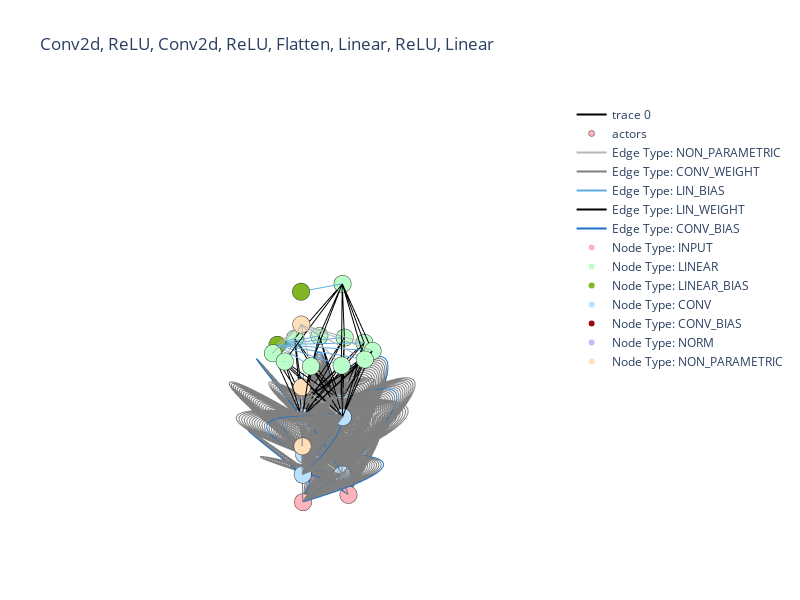

Here is the notebook cell this chart was saved with:
### Code cell
model = nn.Sequential(
    nn.Conv2d(3,4, 3),
    nn.ReLU(),
    nn.Conv2d(4, 4, 3),
    nn.ReLU(),
    nn.Flatten(),
    nn.Linear(4*4, 10),
    nn.ReLU(),
    nn.Linear(10, 1),

)
print('total params', sum(p.numel() for p in model.parameters()))
global_graph = seq_to_net(model)

print("total edges", len(global_graph.edges))
# save the graph
sequential_title = ',\n'.join([str(type(module)).split('.')[-1].strip(">'") for module in model])
some_path = './graph-app/backend/static/graph2.html'
# draw_graph(global_graph, dim='3d',title=sequential_title, display_inline=True)
draw_graph(global_graph, dim='3d',title=sequential_title, display_inline=False, save_path=some_path)

# [edge['edge_obj'] for edge in global_graph.edges.values() if edge['edge_obj'].features.edge_type == EdgeType.CONV_BIAS]

### Figure 1 — Plotly figure (JSON) as saved in the notebook; plotly's stock layout.template omitted (floating-point values rounded to 4 significant figures; data arrays with more than 128 entries replaced by an {"elided": "..."} marker saying what was removed)
{"data": [{"hoverinfo": "none", "line": {"color": {"elided": "19725 str values"}, "width": 2}, "mode": "lines", "type": "scatter3d", "x": {"elided": "19725 float values"}, "y": {"elided": "19725 float values"}, "z": {"elided": "19725 float values"}}, {"hoverinfo": "text", "marker": {"color": ["#FFB3BA", "#FFB3BA", "#FFB3BA", "#BAE1FF", "#BAE1FF", "#BAE1FF", "#BAE1FF", "#FFDFBA", "#BAE1FF", "#BAE1FF", "#BAE1FF", "#BAE1FF", "#FFDFBA", "#BAFFC9", "#BAFFC9", "#BAFFC9", "#BAFFC9", "#BAFFC9", "#BAFFC9", "#BAFFC9", "#BAFFC9", "#BAFFC9", "#81B622", "#BAFFC9", "#FFDFBA", "#81B622", "#BAFFC9"], "line": {"color": "rgb(50,50,50)", "width": 0.5}, "size": 6, "symbol": "circle"}, "mode": "markers", "name": "actors", "text": ["INPUT", "INPUT", "INPUT", "CONV", "CONV", "CONV", "CONV", "NON_PARAMETRIC", "CONV", "CONV", "CONV", "CONV", "NON_PARAMETRIC", "LINEAR", "LINEAR", "LINEAR", "LINEAR", "LINEAR", "LINEAR", "LINEAR", "LINEAR", "LINEAR", "LINEAR_BIAS", "LINEAR", "NON_PARAMETRIC", "LINEAR_BIAS", "LINEAR"], "type": "scatter3d", "x": [1, -0.5, -0.5, 1, 6.123e-17, -1, -1.837e-16, 1, 1, 6.123e-17, -1, -1.837e-16, 1, 1.751, 1.473, 0.7273, -0.2492, -1.146, -1.68, -1.68, -1.146, -0.2492, 0.7273, 1.473, 1, 1, -1], "y": [0, 0.866, -0.866, 0, 1, 1.225e-16, -1, 0, 0, 1, 1.225e-16, -1, 0, 0, 0.9465, 1.592, 1.733, 1.323, 0.4932, -0.4932, -1.323, -1.733, -1.592, -0.9465, 0, 0, 1.225e-16], "z": [0, 0, 0, 1, 1, 1, 1, 2, 3, 3, 3, 3, 4, 5, 5, 5, 5, 5, 5, 5, 5, 5, 5, 5, 6, 7, 7]}, {"line": {"color": "#b3b6b7", "width": 2}, "mode": "lines", "name": "Edge Type: NON_PARAMETRIC", "showlegend": true, "type": "scatter3d", "x": [null], "y": [null], "z": [null]}, {"line": {"color": "#7F7F7F", "width": 2}, "mode": "lines", "name": "Edge Type: CONV_WEIGHT", "showlegend": true, "type": "scatter3d", "x": [null], "y": [null], "z": [null]}, {"line": {"color": "#5dade2", "width": 2}, "mode": "lines", "name": "Edge Type: LIN_BIAS", "showlegend": true, "type": "scatter3d", "x": [null], "y": [null], "z": [null]}, {"line": {"color": "#000000", "width": 2}, "mode": "lines", "name": "Edge Type: LIN_WEIGHT", "showlegend": true, "type": "scatter3d", "x": [null], "y": [null], "z": [null]}, {"line": {"color": "#1c70c8", "width": 2}, "mode": "lines", "name": "Edge Type: CONV_BIAS", "showlegend": true, "type": "scatter3d", "x": [null], "y": [null], "z": [null]}, {"marker": {"color": "#FFB3BA", "size": 6}, "mode": "markers", "name": "Node Type: INPUT", "showlegend": true, "type": "scatter3d", "x": [null], "y": [null], "z": [null]}, {"marker": {"color": "#BAFFC9", "size": 6}, "mode": "markers", "name": "Node Type: LINEAR", "showlegend": true, "type": "scatter3d", "x": [null], "y": [null], "z": [null]}, {"marker": {"color": "#81B622", "size": 6}, "mode": "markers", "name": "Node Type: LINEAR_BIAS", "showlegend": true, "type": "scatter3d", "x": [null], "y": [null], "z": [null]}, {"marker": {"color": "#BAE1FF", "size": 6}, "mode": "markers", "name": "Node Type: CONV", "showlegend": true, "type": "scatter3d", "x": [null], "y": [null], "z": [null]}, {"marker": {"color": "#970C10", "size": 6}, "mode": "markers", "name": "Node Type: CONV_BIAS", "showlegend": true, "type": "scatter3d", "x": [null], "y": [null], "z": [null]}, {"marker": {"color": "#C9BAFF", "size": 6}, "mode": "markers", "name": "Node Type: NORM", "showlegend": true, "type": "scatter3d", "x": [null], "y": [null], "z": [null]}, {"marker": {"color": "#FFDFBA", "size": 6}, "mode": "markers", "name": "Node Type: NON_PARAMETRIC", "showlegend": true, "type": "scatter3d", "x": [null], "y": [null], "z": [null]}], "layout": {"height": 600, "hovermode": "closest", "margin": {"t": 100}, "scene": {"aspectmode": "manual", "aspectratio": {"x": 1, "y": 1, "z": 2}, "camera": {"center": {"x": 0, "y": 0, "z": 0}, "eye": {"x": 1.5, "y": 1.5, "z": 0.5}, "up": {"x": 0, "y": 0, "z": 1}}, "xaxis": {"range": [-3.924, 4.051], "showbackground": false, "showgrid": false, "showline": false, "showticklabels": false, "title": {"text": ""}, "zeroline": false}, "yaxis": {"range": [-4.019, 4.019], "showbackground": false, "showgrid": false, "showline": false, "showticklabels": false, "title": {"text": ""}, "zeroline": false}, "zaxis": {"range": [-0.9, 13.5], "showbackground": false, "showgrid": false, "showline": false, "showticklabels": false, "title": {"text": ""}, "zeroline": false}}, "showlegend": true, "title": {"text": "Conv2d,\nReLU,\nConv2d,\nReLU,\nFlatten,\nLinear,\nReLU,\nLinear"}, "width": 800}}
